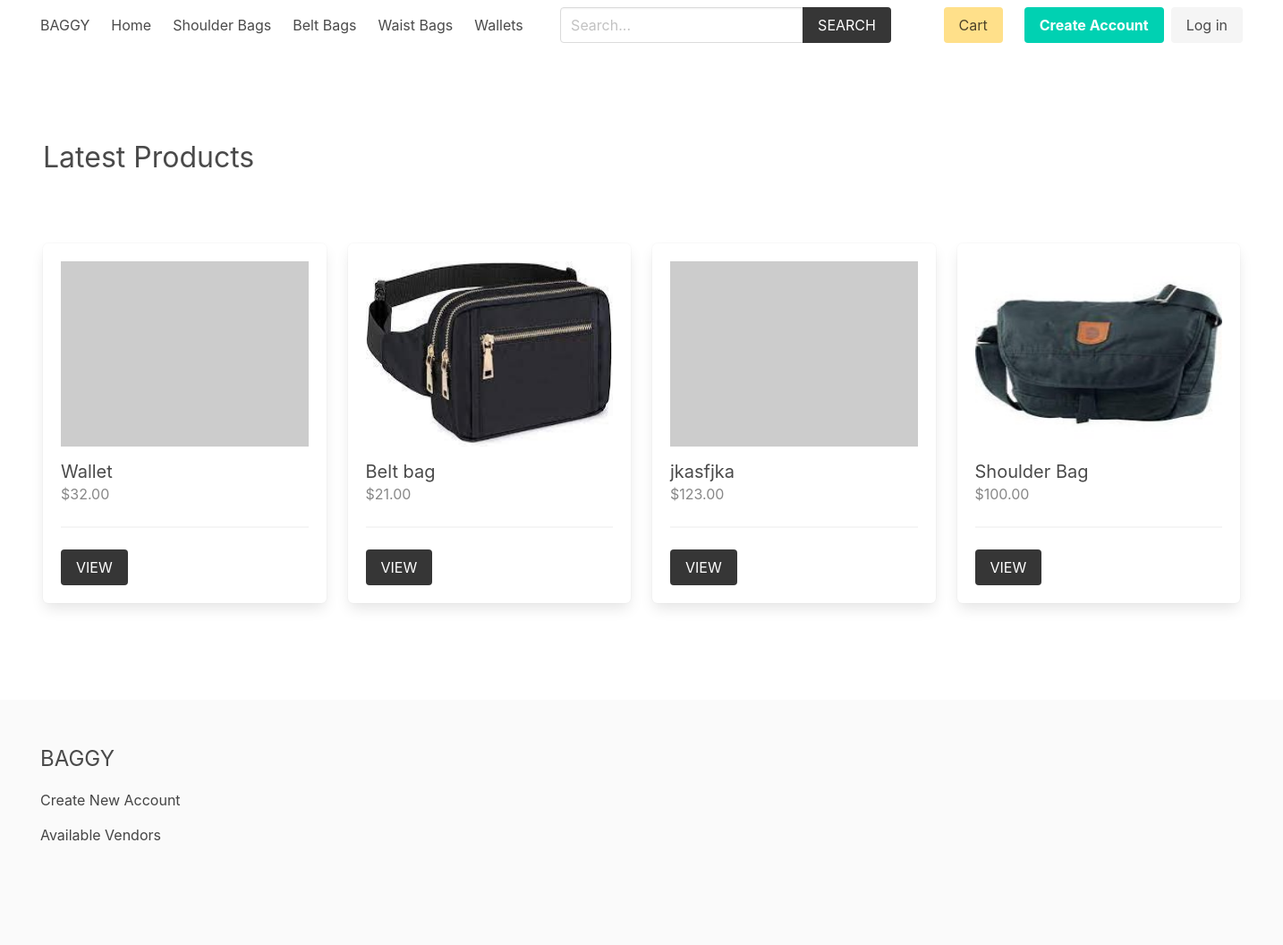
The page / on the database its author committed.
### product/models.py (models this page shows, shortened)
class Category(models.Model):
    title = models.CharField(max_length=50)
    slug = models.SlugField(max_length=55)
    ordering = models.IntegerField(default=0)
    class Meta:
        ordering = ['ordering']

class Product(models.Model):
    category = models.ForeignKey(Category, related_name='products', on_delete=models.CASCADE)
    vendor = models.ForeignKey(Vendor, related_name="products", on_delete=models.CASCADE)
    title = models.CharField(max_length=50)
    slug = models.SlugField(max_length=55)
    description = models.TextField(blank=True, null=True)
    price = models.DecimalField(max_digits=6, decimal_places=2)
    added_date = models.DateTimeField(auto_now_add=True)
    image = models.ImageField(upload_to='uploads/', blank=True, null=True)
    thumbnail = models.ImageField(upload_to='uploads/', blank=True, null=True) # Change uploads to thumbnails
    class Meta:
        ordering = ['-added_date']
    def get_thumbnail(self):
        if self.thumbnail:
            return self.thumbnail.url
        else:
            if self.image:
                self.thumbnail = self.make_thumbnail(self.image)
                self.save()
                return self.thumbnail.url
            else:
                return 'https://via.placeholder.com/240x180.jpg'

### core/views.py (the view)
# urls.py: path('', views.frontpage, name="home"),
def frontpage(request):
    newest_products = Product.objects.all()[0:8]
    context = {
        'newest_products': newest_products,
    }
    return render(request, 'core/frontpage.html', context)

### cart/cart.py (called while the page is built)
    def __len__(self):
        return sum(item['quantity'] for item in self.cart.values())

### cart/context_processors.py (called while the page is built)
def cart(request):
    return {'cart': Cart(request)}

### product/context_processors.py (called while the page is built)
def menu_categories(request):
    categories = Category.objects.all()
    return {'categories': categories}

### templates/core/frontpage.html (shortened to what this page needs)
{% extends 'core/base.html' %}
{% block content %}
    <div class="columns is-multiline mb-6">
        <div class="column is-12 has-test-centered mt-6 mb-6">
            <h2 class="is-size-3">Latest Products</h2>
        </div>
        {% for product in newest_products %}
            {% include 'product/parts/list_item.html' %}
        {% endfor %}
    </div>
{% endblock content %}

### templates/core/base.html (shortened to what this page needs)
{% load static %}
<!DOCTYPE html>
<html lang="en">
<head>
    <link rel="stylesheet" href="https://cdn.jsdelivr.net/npm/bulma@0.9.2/css/bulma.min.css">
    <link rel="stylesheet" href="{% static 'css/main.css' %}">
</head>
<body>
    <div class="container">
        <nav class="navbar" role="navigation" aria-label="main navigation">
            <div class="navbar-brand">
                <a class="navbar-item" href="{% url 'core:home' %}">
                <h1>BAGGY</h1>
                </a>
            </div>
            <div id="navbarBasicExample" class="navbar-menu">
                <div class="navbar-start">
                <a class="navbar-item" href="{% url 'core:home' %}">
                    Home
                </a>
                {% for category in categories %}
                    <a class="navbar-item" href="{% url 'product:category' category.slug %}">
                        {{category.title}}
                    </a>
                {% endfor %}
                </div>
                <div class="navbar-start">
                    <div class="navbar-item">
                        <form method="get" action="{% url 'product:search' %}">
                            <div class="field has-addons">
                                <div class="control">
                                    <input type="search" name="query" id="" class="input" placeholder="Search...">
                                </div>
                                <div class="control">
                                    <button class="button is-dark is-uppercase">Search</button>
                                </div>
                            </div>
                        </form>
                    </div>
                </div>
                <div class="navbar-end">
                <div class="navbar-item">
                    <a href="{% url 'cart:cart' %}" class="button is-warning">Cart {% if cart %}({{cart|length}}){% endif %}</a>
                </div>
                {% if request.user.is_authenticated %}
                <div class="navbar-item has-dropdown is-hoverable">
                    <a class="navbar-link is-capitalized">
                    {{user.vendor.name}}
                    </a>
                    <div class="navbar-dropdown">
                    <a class="navbar-item" href="{% url 'vendor:vendor-admin' %}">
                        Profile
                    </a>
                    <a class="navbar-item" href="{% url 'vendor:edit-vendor' %}">
                        Update Profile
                    </a>
                    <a class="navbar-item" href="{% url 'vendor:add-product' %}">
                        Add Product
                    </a>
                    <hr class="navbar-divider">
                    <a class="navbar-item" href="{% url 'vendor:logout' %}">
                        Logout
                    </a>
                    </div>
                </div>
                {% else %}
                <div class="navbar-item">
                    <div class="buttons">
                        <a class="button is-primary" href="{% url 'vendor:become-vendor' %}">
                            <strong>Create Account</strong>
                        </a>
                        <a class="button is-light" href="{% url 'vendor:login' %}">
                            Log in
                        </a>
                    </div>
                </div>
                {% endif %}
                </div>
            </div>
            </nav>
    </div>
    <section class="section">
        <div class="container">
            {% block content %}{% endblock content %}
        </div>
    </section>
    <footer class="footer">
        <div class="container">
            <h3 class="is-size-4 mb-4">BAGGY</h3>
            {% if request.user.is_authenticated %}
                <a href="{% url 'vendor:vendor-admin' %}">Vendor Panel</a>
            {% else %}
                <a href="{% url 'vendor:become-vendor' %}">Create New Account</a>
            {% endif %}
            <br>
            <a href="{% url 'vendor:vendors' %}">Available Vendors</a>
        </div>
    </footer>
</body>
</html>

### templates/product/parts/list_item.html
<div class="column is-3 product-list-item">
                <div class="box">
                    <figure class="image is-4by3 mb-4">
                        <img src="{{ product.get_thumbnail }}" alt="{{product.title}}">
                    </figure>
                    <h2 class="subtitle">{{product.title}}</h2>
                    <h3 class="price is-size-6 mb-5">${{product.price}}</h3>
                    <hr>
                    <a href="{% url 'product:product' product.category.slug product.slug %}" class="button is-dark is-uppercase">View</a>
                </div>
            </div>

### core/static/css/main.css (style rules this page uses)
.footer a { margin-bottom: 15px; display: inline-block; color: #444; }
.product-list-item .box .subtitle { margin-bottom: 0; }
.product-list-item .box .price { color: #888; }

### rows shown on the page
Category: title "Shoulder Bags"
Category: title "Belt Bags"
Category: title "Waist Bags"
Category: title "Wallets"
Product: title "Wallet", price "32.00"
Product: get_thumbnail (picture), title "Belt bag", price "21.00"
Product: title "jkasfjka", price "123.00"
Product: get_thumbnail (picture), title "Shoulder Bag", price "100.00"
